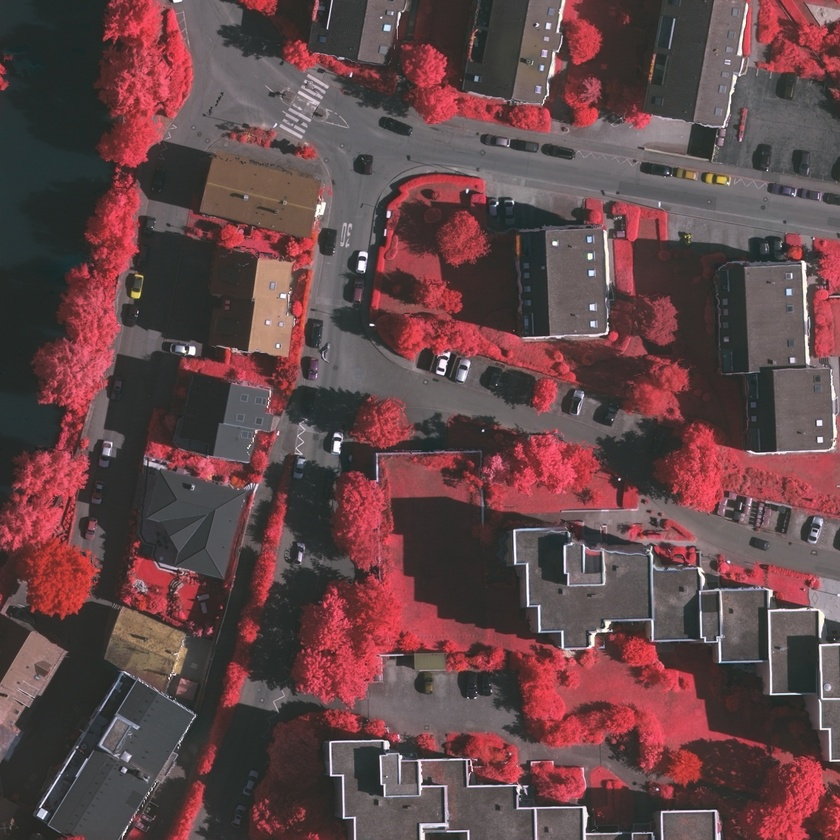
#> input picture 遥感数字图像处理/实验/实验02 Python及外部库的介绍/test02img.jpg, 840 x 840 px, shrunk from 1536 x 1536 before the run
$ python 2-2.py
#> lines starting #> are read from the running program, lines starting #| are printed output that depends on the picture
#coding:utf-8
import cv2
import numpy as np
import matplotlib.pyplot as plt


def main():
    path = input('请输入图片路径:  ')
#> the answer given: test02img.jpg
    img = cv2.imdecode(np.fromfile(path, dtype=np.uint8), cv2.IMREAD_COLOR)
#> img is the input picture: shape (840, 840, 3); mean B, G, R 72.5, 70.4, 100.1
    histb = cv2.calcHist([img], [0], None, [256], [0, 255])
#> histb = 256 values, max 28611 at index 42, min 0 at index 0, mean 2754.3
    histg = cv2.calcHist([img], [1], None, [256], [0, 255])
#> histg = 256 values, max 33864 at index 43, min 0 at index 0, mean 2756
    histr = cv2.calcHist([img], [2], None, [256], [0, 255])
#> histr = 256 values, max 13622 at index 43, min 0 at index 0, mean 2752.5
    cv2.imshow("image", img)

    plt.subplot(2,2,1)
    plt.plot(histb, 'b', label='blue')
    plt.legend()
    plt.title('blue')
    plt.xlabel('x')
    plt.ylabel('y')

    plt.subplot(2, 2, 2)
    plt.plot(histg, 'g', label='green')
    plt.legend()
    plt.title('green')
    plt.xlabel('x')
    plt.ylabel('y')

    plt.subplot(2, 2, 3)
    plt.plot(histr, 'r', label='red')
    plt.legend()
    plt.title('red')
    plt.xlabel('x')
    plt.ylabel('y')

    plt.subplot(2, 2, 4)
    plt.hist(img.ravel(),256,color='k',label='gray')
    plt.legend()
    plt.title('gray')
    plt.xlabel('x')
    plt.ylabel('y')

    plt.show()
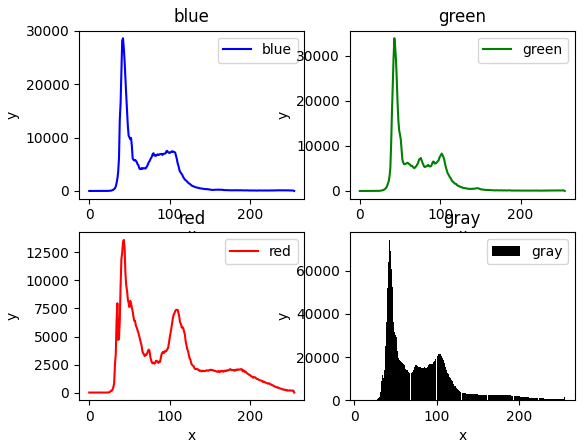
#> figure drawn by matplotlib, 4 panels; panel 1: curve peaks at x = 42, y = 28611; panel 2: curve peaks at x = 43, y = 33864; panel 3: curve peaks at x = 43, y = 13622; panel 4: tallest bar 74219 high, from x = 42.84 to 43.81
    cv2.waitKey(0)

if __name__ == '__main__':
    main()
